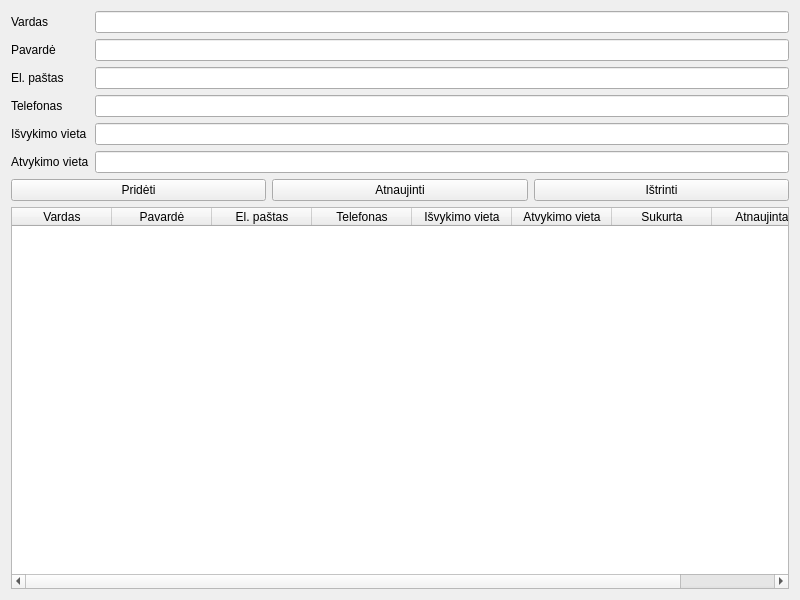
<?xml version="1.0" encoding="UTF-8"?>
<ui version="4.0">
 <class>Form</class>
 <widget class="QWidget" name="Form">
  <property name="geometry">
   <rect>
    <x>0</x>
    <y>0</y>
    <width>800</width>
    <height>600</height>
   </rect>
  </property>
  <property name="windowTitle">
   <string>Kelionių Registratorius</string>
  </property>
  <layout class="QVBoxLayout" name="verticalLayout">
   <item>
    <layout class="QFormLayout" name="formLayout">
     <item row="0" column="0">
      <widget class="QLabel" name="labelVardas">
       <property name="text">
        <string>Vardas</string>
       </property>
      </widget>
     </item>
     <item row="0" column="1">
      <widget class="QLineEdit" name="vardasInput"/>
     </item>
     <item row="1" column="0">
      <widget class="QLabel" name="labelPavarde">
       <property name="text">
        <string>Pavardė</string>
       </property>
      </widget>
     </item>
     <item row="1" column="1">
      <widget class="QLineEdit" name="pavardeInput"/>
     </item>
     <item row="2" column="0">
      <widget class="QLabel" name="labelPastas">
       <property name="text">
        <string>El. paštas</string>
       </property>
      </widget>
     </item>
     <item row="2" column="1">
      <widget class="QLineEdit" name="pastasInput"/>
     </item>
     <item row="3" column="0">
      <widget class="QLabel" name="labelTelefonas">
       <property name="text">
        <string>Telefonas</string>
       </property>
      </widget>
     </item>
     <item row="3" column="1">
      <widget class="QLineEdit" name="telefonasInput"/>
     </item>
     <item row="4" column="0">
      <widget class="QLabel" name="labelIsvykimo">
       <property name="text">
        <string>Išvykimo vieta</string>
       </property>
      </widget>
     </item>
     <item row="4" column="1">
      <widget class="QLineEdit" name="isvykimoInput"/>
     </item>
     <item row="5" column="0">
      <widget class="QLabel" name="labelAtvykimo">
       <property name="text">
        <string>Atvykimo vieta</string>
       </property>
      </widget>
     </item>
     <item row="5" column="1">
      <widget class="QLineEdit" name="atvykimoInput"/>
     </item>
    </layout>
   </item>
   <item>
    <layout class="QHBoxLayout" name="buttonLayout">
     <item>
      <widget class="QPushButton" name="pridetiButton">
       <property name="text">
        <string>Pridėti</string>
       </property>
      </widget>
     </item>
     <item>
      <widget class="QPushButton" name="atnaujintiButton">
       <property name="text">
        <string>Atnaujinti</string>
       </property>
      </widget>
     </item>
     <item>
      <widget class="QPushButton" name="salintiButton">
       <property name="text">
        <string>Ištrinti</string>
       </property>
      </widget>
     </item>
    </layout>
   </item>
   <item>
    <widget class="QTableWidget" name="kelionesTable">
     <column>
      <property name="text">
       <string>Vardas</string>
      </property>
     </column>
     <column>
      <property name="text">
       <string>Pavardė</string>
      </property>
     </column>
     <column>
      <property name="text">
       <string>El. paštas</string>
      </property>
     </column>
     <column>
      <property name="text">
       <string>Telefonas</string>
      </property>
     </column>
     <column>
      <property name="text">
       <string>Išvykimo vieta</string>
      </property>
     </column>
     <column>
      <property name="text">
       <string>Atvykimo vieta</string>
      </property>
     </column>
     <column>
      <property name="text">
       <string>Sukurta</string>
      </property>
     </column>
     <column>
      <property name="text">
       <string>Atnaujinta</string>
      </property>
     </column>
    </widget>
   </item>
  </layout>
 </widget>
 <resources/>
 <connections/>
</ui>
